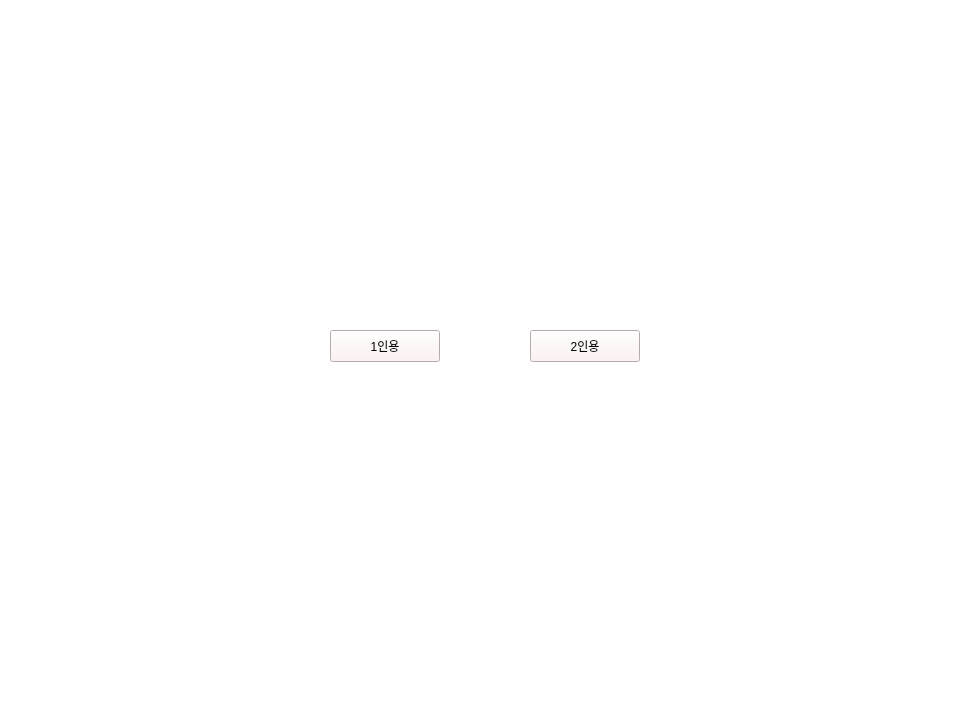
<?xml version="1.0" encoding="UTF-8"?>
<ui version="4.0">
 <class>Form</class>
 <widget class="QWidget" name="Form">
  <property name="geometry">
   <rect>
    <x>0</x>
    <y>0</y>
    <width>980</width>
    <height>720</height>
   </rect>
  </property>
  <property name="windowTitle">
   <string>Form</string>
  </property>
  <property name="styleSheet">
   <string notr="true">background-color: rgb(255, 255, 255);</string>
  </property>
  <widget class="QPushButton" name="pushButton">
   <property name="geometry">
    <rect>
     <x>330</x>
     <y>330</y>
     <width>110</width>
     <height>32</height>
    </rect>
   </property>
   <property name="styleSheet">
    <string notr="true">background-color: rgb(255, 238, 238);
font: 75 10pt &quot;Adobe 고딕 Std B&quot;;</string>
   </property>
   <property name="text">
    <string>1인용</string>
   </property>
  </widget>
  <widget class="QPushButton" name="pushButton_2">
   <property name="geometry">
    <rect>
     <x>530</x>
     <y>330</y>
     <width>110</width>
     <height>32</height>
    </rect>
   </property>
   <property name="styleSheet">
    <string notr="true">background-color: rgb(255, 238, 238);
font: 75 10pt &quot;Adobe 고딕 Std B&quot;;</string>
   </property>
   <property name="text">
    <string>2인용</string>
   </property>
  </widget>
 </widget>
 <resources/>
 <connections>
  <connection>
   <sender>pushButton</sender>
   <signal>clicked()</signal>
   <receiver>Form</receiver>
   <slot>person1_button()</slot>
   <hints>
    <hint type="sourcelabel">
     <x>228</x>
     <y>104</y>
    </hint>
    <hint type="destinationlabel">
     <x>242</x>
     <y>253</y>
    </hint>
   </hints>
  </connection>
  <connection>
   <sender>pushButton_2</sender>
   <signal>clicked()</signal>
   <receiver>Form</receiver>
   <slot>person2_button()</slot>
   <hints>
    <hint type="sourcelabel">
     <x>181</x>
     <y>169</y>
    </hint>
    <hint type="destinationlabel">
     <x>100</x>
     <y>241</y>
    </hint>
   </hints>
  </connection>
 </connections>
 <slots>
  <slot>person1_button()</slot>
  <slot>person2_button()</slot>
 </slots>
</ui>
